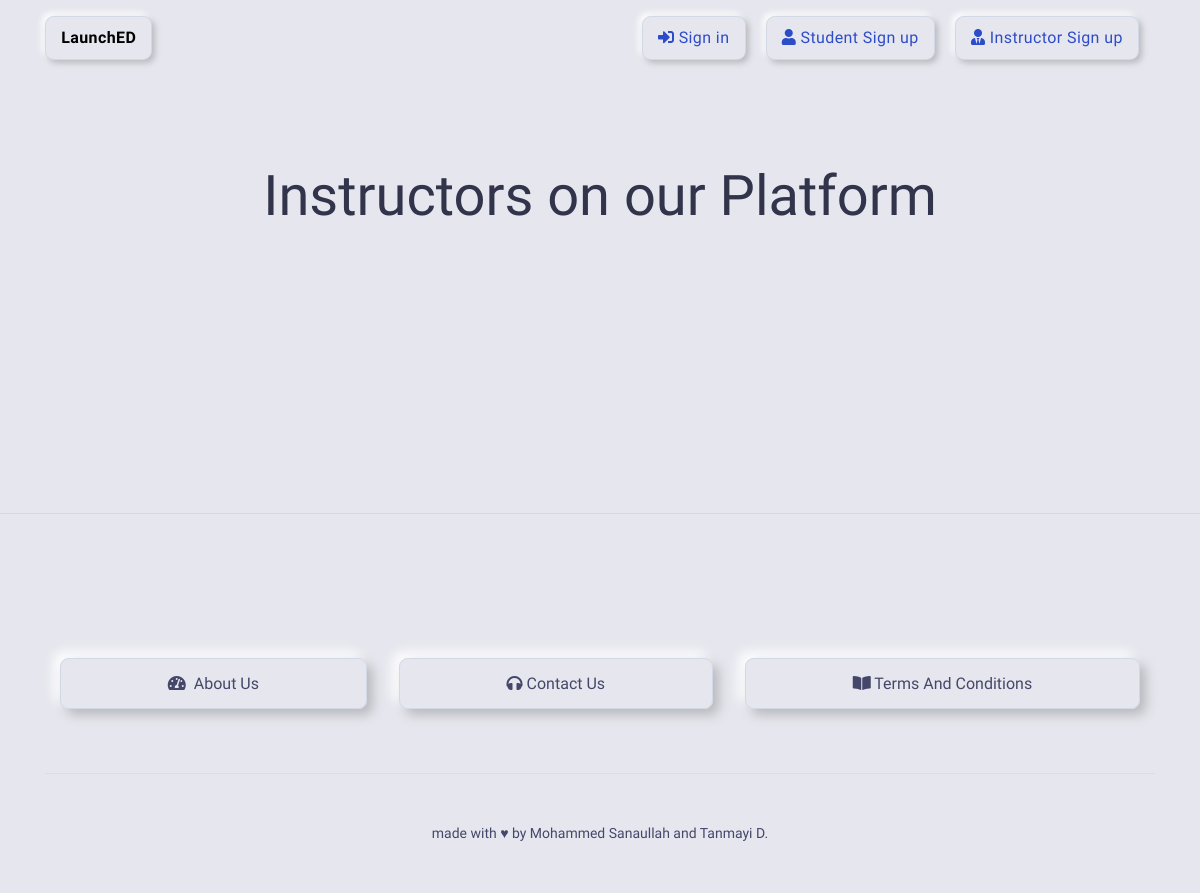
Page /instructors/ on the earlier database version.
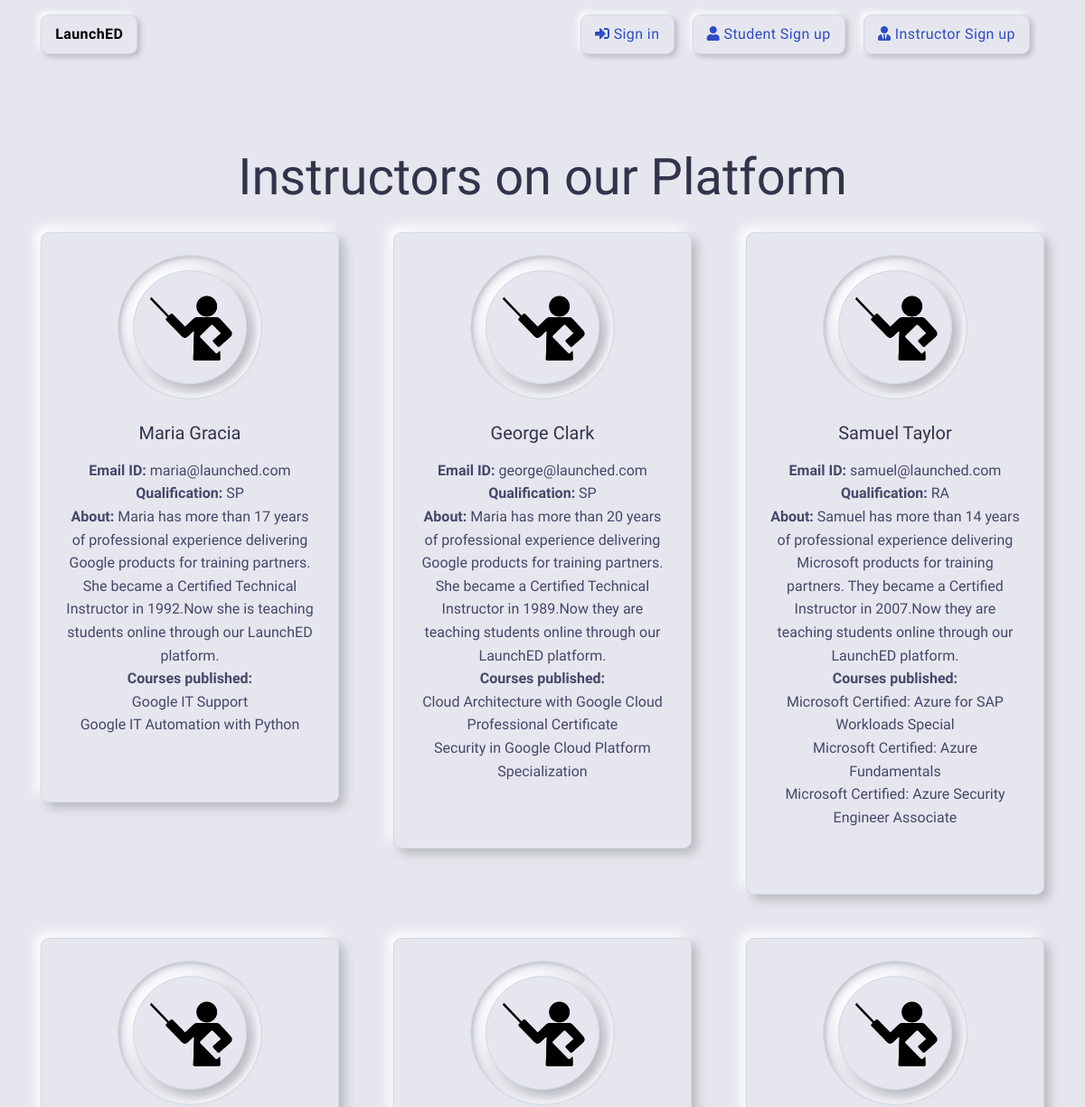
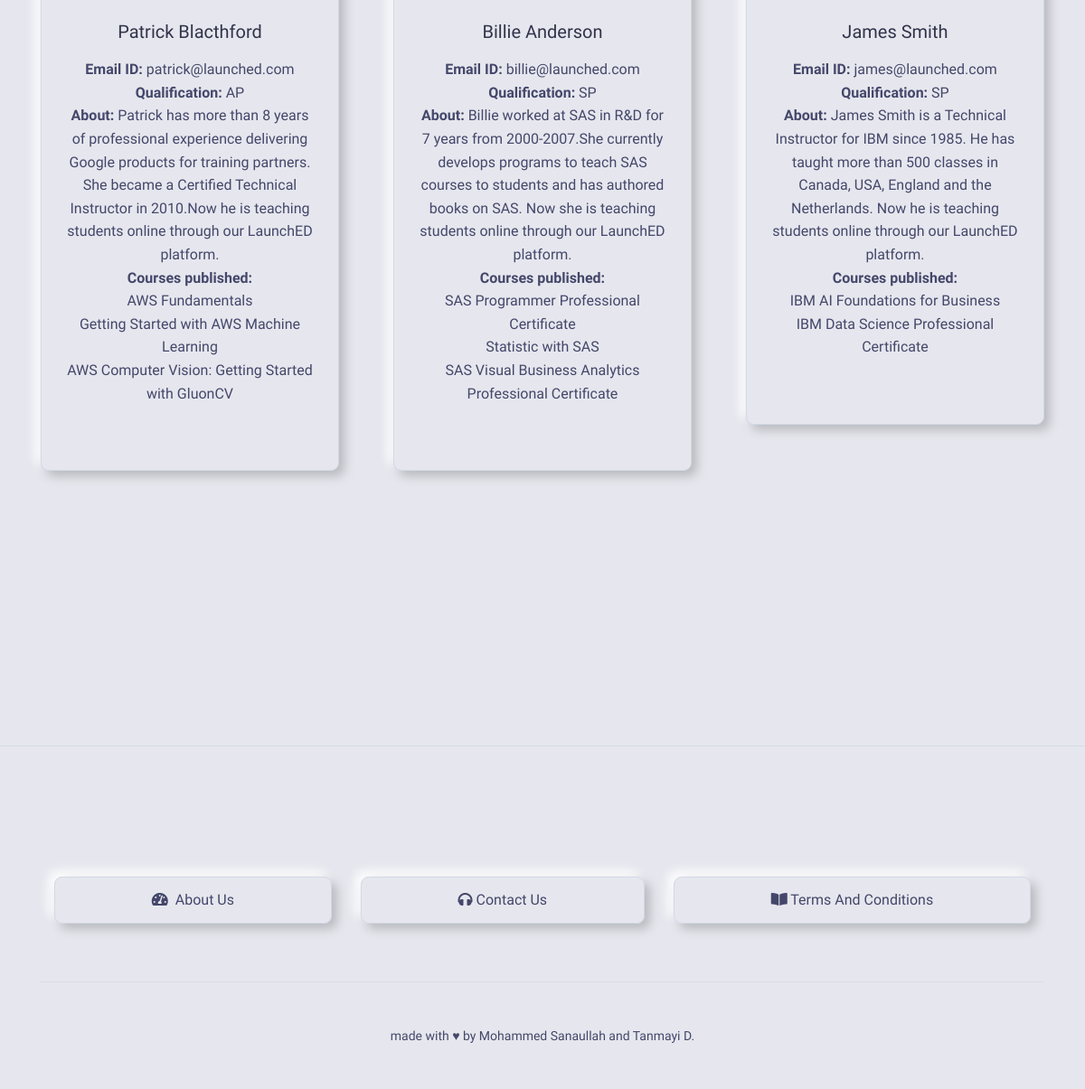
Same page on the later database version (2 pictures, top to bottom).
### course/models.py (models this page shows, shortened)
class Instructor(models.Model):
    sex = models.CharField(max_length=50, choices=SEX_CHOICE, null=False)
    fname = models.CharField(max_length=100,null=False)
    lname = models.CharField(max_length=100,blank=True)
    DOB = models.DateField(default='1900-01-01')
    qualification = models.CharField(max_length=2, choices=INSTRUCTOR_QUALIFICATIONS, default='GR', null=False)
    description = models.CharField(max_length=500)
    date_joined = models.DateField(default=datetime.date.today)
    email = models.EmailField(max_length=50,null=False)
    class Meta:
        unique_together = ('email', 'fname','lname')

class Course(models.Model):
    name = models.CharField(max_length=200)
    description = models.CharField(max_length=500)
    publish_date = models.DateTimeField(default=timezone.now)
    certifier = models.ForeignKey(Certifier, on_delete=CASCADE)
    instructor = models.ForeignKey(Instructor,on_delete=CASCADE)
    class Meta:
        unique_together = ('name', 'instructor',)

### course/views.py (the view)
# urls.py: path('instructors/', views.instructors),
def instructors(request):
    instructor = Instructor.objects.all()
    course = Course.objects.all()
    INSTRUCTOR = {
        "instructors":instructor,
        "courses":course
    }
    return render(request, 'instructors.html',INSTRUCTOR)

### templates/instructors.html (shortened to what this page needs)
{% load static %}
<!DOCTYPE html>
<html lang="en">
<head>
    <link type="text/css" href="../static/vendor/@fortawesome/fontawesome-free/css/all.min.css" rel="stylesheet">
    <link type="text/css" href="../static/css/neumorphism.css" rel="stylesheet">
</head>
<body>
    <header class="header-global">
        <nav id="navbar-main" aria-label="Primary navigation"
            class="navbar navbar-main navbar-expand-lg navbar-theme-primary headroom navbar-light">
            <div class="container position-relative">
                <a href="/" class="btn btn-primary" style="color:black; font-weight:bold"></i> LaunchED</a>
                <div class="d-flex align-items-center">
                    <div class="Authentication">
                        {% if user.is_authenticated %}
                            {% if user.is_student %}
                                <a href="../profile" class="btn btn-primary text-secondary mr-3"><i
                                        class="fas fa-user"></i> {{user.first_name}} Profile</a>
                                <a href="../logout" class="btn btn-primary text-secondary mr-3"><i
                                        class="fas fa-sign-out-alt"></i> Sign out</a>
                            {% elif user.is_instructor %}
                                <a href="../profile" class="btn btn-primary text-secondary mr-3"><i
                                    class="fas fa-user-tie"></i> {{user.first_name}} Profile</a>
                                <a href="../logout" class="btn btn-primary text-secondary mr-3"><i
                                        class="fas fa-sign-out-alt"></i> Sign out</a>
                            {% else %}
                                <a href="../login" class="btn btn-primary text-secondary mr-3"><i class="fas fa-sign-in-alt"></i>
                                    Sign in</a>
                                <a href="../registerStudent" class="btn btn-primary text-secondary mr-3"><i
                                        class="fas fa-user"></i> Student Sign up</a>
                                <a href="../registerInstructor" class="btn btn-primary text-secondary mr-3"><i
                                        class="fas fa-user-tie"></i> Instructor Sign up</a>
                            {% endif %}
                        {% else %}
                            <a href="../login" class="btn btn-primary text-secondary mr-3"><i class="fas fa-sign-in-alt"></i>
                                Sign in</a>
                            <a href="../registerStudent" class="btn btn-primary text-secondary mr-3"><i
                                    class="fas fa-user"></i> Student Sign up</a>
                            <a href="../registerInstructor" class="btn btn-primary text-secondary mr-3"><i
                                    class="fas fa-user-tie"></i> Instructor Sign up</a>
                        {% endif %}
                    </div>
                </div>
            </div>
        </nav>
    </header>
    <main>
        <div class="section section-header pb-7">
            <div class="container">
                <div class="row justify-content-center">
                    <div class="col-12 col-lg-8 text-center">
                        <h1 class="display-2 mb-4">Instructors on our Platform</h1>
                    </div>
                </div>
            </div>
            <section class="section section-lg pt-0">
                <div class="container" >
                        <div class="row">
                            <div class="card-deck">
                                {% for instructor in instructors %}
                                <div class="col-12 col-md-6 col-lg-4">
                                    <div class="card bg-primary shadow-soft border-light text-center py-4 mb-5">
                                        <div
                                            class="profile-image shadow-inset border border-light bg-primary rounded-circle p-3 mx-auto">
                                            <img src="../static/images/instructor.png"
                                                class="card-img-top shadow-soft p-2 border border-light rounded-circle"
                                                alt="Neil Avatar">
                                        </div>
                                        <div class="card-body">
                                            <h3 class="h5 mb-2">{{ instructor.fname}} {{ instructor.lname}}</h3>
                                            <ul class="list-unstyled justify-content-center mt-3 mb-4">
                                                <li>
                                                    <strong>Email ID:</strong> {{ instructor.email }}
                                                </li>
                                                <li>
                                                    <strong>Qualification:</strong> {{instructor.qualification}}
                                                </li>
                                                <li>
                                                    <strong>About:</strong> {{instructor.description}}
                                                </li>
                                                <li>
                                                    <strong>Courses published:</strong>
                                                    {% for course in courses %}
                                                    <ul class="list-unstyled justify-content-center">
                                                        {% if course.instructor.email == instructor.email %}
                                                            <li>{{course.name}}</li>
                                                        {% endif %}
                                                    </ul>
                                                    {% endfor %}
                                                </li>
                                            </ul>
                                        </div>
                                    </div>
                                </div>
                                {%endfor%}
                            </div>
                        </div>
                </div>
            </section>
        </div>
    </main>
    <footer class="d-flex pb-5 pt-6 pt-md-7 border-top border-light bg-primary">
        <div class="container">
            <div class="col-md-12">
                <div class="nav-wrapper position-relative">
                    <ul class="nav nav-pills nav-fill flex-column flex-md-row">
                        <li class="nav-item"><a class="nav-link mb-sm-3 mb-md-0" href="/">
                            <span class="icon-success">
                                <span class="fas fa-tachometer-alt mr-2"></span>About Us</span></a>
                        </li>
                        <li class="nav-item"><a class="nav-link mb-sm-3 mb-md-0" href="../contactUs">
                            <span class="icon-success">
                                <span class="fas fa-headphones"></span> Contact Us</span></a>
                        </li>
                        <li class="nav-item"><a class="nav-link mb-sm-3 mb-md-0" href="../termsOfUse">
                            <span class="icon-success">
                                <span class="fas fa-book-open"></span> Terms And Conditions</span></a>
                        </li>
                    </ul>
                </div>
            </div>
            <hr class="my-5">
            <div class="row">
                <div class="col">
                    <div class="d-flex text-center justify-content-center align-items-center" role="contentinfo">
                        <p class="font-weight-normal font-small mb-0">made with ♥ by Mohammed Sanaullah and Tanmayi D.
                        </p>
                    </div>
                </div>
            </div>
        </div>
    </footer>
</body>
</html>

Differences in the rows shown:
added Instructor: fname "Maria", lname "Gracia", email "maria@launched.com", qualification "SP", description "Maria has more than 17 years of professional experience delivering Google products for training partners. She became a Certified Technical Instructor in 1992.Now she is teaching students online through our LaunchED platform."
added Course: name "Google IT Support", shown under "Maria"
added Course: name "Google IT Automation with Python", shown under "Maria"
added Instructor: fname "George", lname "Clark", email "george@launched.com", qualification "SP", description "Maria has more than 20 years of professional experience delivering Google products for training partners. She became a Certified Technical Instructor in 1989.Now they are teaching students online through our LaunchED platform."
added Course: name "Cloud Architecture with Google Cloud Professional Certificate", shown under "George"
added Course: name "Security in Google Cloud Platform Specialization", shown under "George"
added Instructor: fname "Samuel", lname "Taylor", email "samuel@launched.com", qualification "RA", description "Samuel has more than 14 years of professional experience delivering Microsoft products for training partners. They became a Certified Instructor in 2007.Now they are teaching students online through our LaunchED platform."
added Course: name "Microsoft Certified: Azure for SAP Workloads Special", shown under "Samuel"
added Course: name "Microsoft Certified: Azure Fundamentals", shown under "Samuel"
added Course: name "Microsoft Certified: Azure Security Engineer Associate", shown under "Samuel"
added Instructor: fname "Patrick", lname "Blacthford", email "patrick@launched.com", qualification "AP", description "Patrick has more than 8 years of professional experience delivering Google products for training partners. She became a Certified Technical Instructor in 2010.Now he is teaching students online through our LaunchED platform."
added Course: name "AWS Fundamentals", shown under "Patrick"
added Course: name "Getting Started with AWS Machine Learning", shown under "Patrick"
added Course: name "AWS Computer Vision: Getting Started with GluonCV", shown under "Patrick"
added Instructor: fname "Billie", lname "Anderson", email "billie@launched.com", qualification "SP", description "Billie worked at SAS in R&D for 7 years from 2000-2007.She currently develops programs to teach SAS courses to students and has authored books on SAS. Now she is teaching students online through our LaunchED platform."
added Course: name "SAS Programmer Professional Certificate", shown under "Billie"
added Course: name "Statistic with SAS", shown under "Billie"
added Course: name "SAS Visual Business Analytics Professional Certificate", shown under "Billie"
added Instructor: fname "James", lname "Smith", email "james@launched.com", qualification "SP", description "James Smith is a Technical Instructor for IBM since 1985. He has taught more than 500 classes in Canada, USA, England and the Netherlands. Now he is teaching students online through our LaunchED platform."
added Course: name "IBM AI Foundations for Business", shown under "James"
added Course: name "IBM Data Science Professional Certificate", shown under "James"
